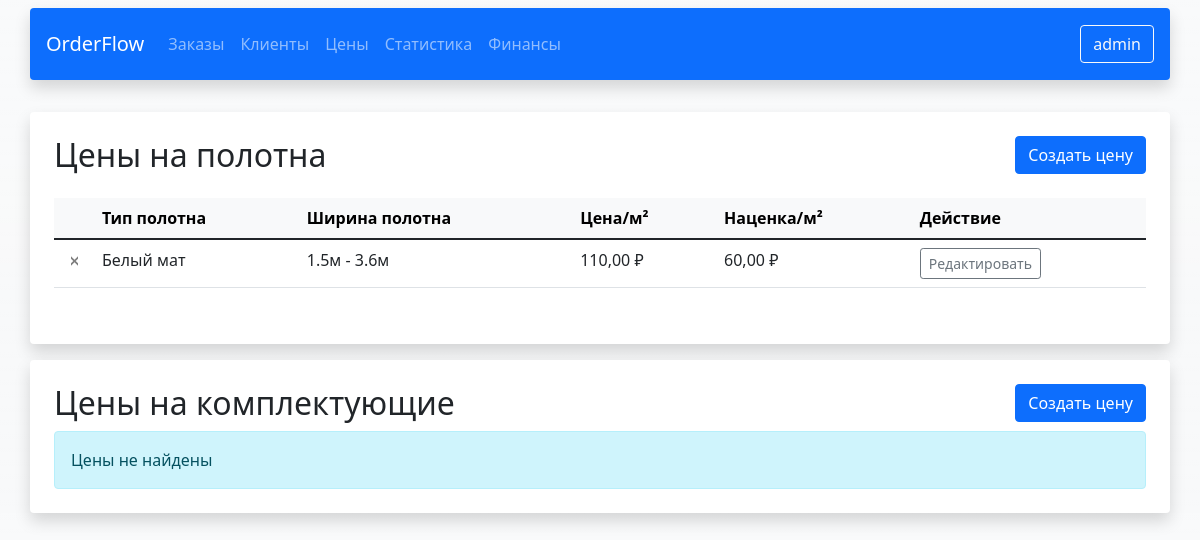
/settings/ (signed in), run on the app's committed database.
### users/models.py (models this page shows)
class User(AbstractUser):
    pass

### settings/models.py (models this page shows, shortened)
class PriceSettings(models.Model):
    FABRIC_SIZE_CHOICES = [
        ('short', '1.5м - 3.6м'),
        ('wide', '4.0м - 5.0м'),
        ('the widest', '5.8м'),
    ]
    CEILING_TYPE_CHOICES = [
        ('white mat', 'Белый мат'),
        ('colored mat', 'Цветной мат'),
        ('white gloss', 'Белый лак'),
        ('colored gloss', 'Цветной лак'),
        ('white sateen', 'Белый сатин'),
        ('colored sateen', 'Цветной сатин'),
        ('venice', 'Венеция'),
        ('sky', 'Небо'),
    ]
    fabric_size = models.CharField(
        max_length=20,
        choices=FABRIC_SIZE_CHOICES,
        verbose_name="Размер ткани",
        unique=False
    )
    ceiling_type = models.CharField(
        max_length=20,
        choices=CEILING_TYPE_CHOICES,
        verbose_name="Тип потолка",
    )
    bought = models.DecimalField(
        max_digits=10,
        decimal_places=2,
        default=0,
        verbose_name="Купил за м²",
    )
    markup = models.DecimalField(
        max_digits=10,
        decimal_places=2,
        default=0,
        verbose_name="Наценка за м²",
    )
    user = ForeignKey(to=User, on_delete=CASCADE)
    @property
    def price_m2(self):
        return self.bought + self.markup
    class Meta:
        unique_together = ('fabric_size', 'ceiling_type', 'user')
        verbose_name = "Настройка цены"
        verbose_name_plural = "Настройки цен"

### settings/views.py (the view)
# urls.py: path('', price_settings, name='price_settings'),
@login_required(login_url='/users/login/')
def price_settings(request):
    prices = PriceSettings.objects.filter(user=request.user)
    prices_ac = PriceAccessories.objects.filter(user=request.user)
    context = {'prices': prices, 'prices_ac': prices_ac}
    return render(request, 'settings/price_settings.html', context)

### settings/templates/settings/price_settings.html (shortened to what this page needs)
{% extends 'orders/base.html' %}
{% load static %}
{% block content %}
    <div class=" container bg-white rounded shadow p-4 mt-4">
        <div class="row">
            <div class="col-6">
                <h2>Цены на полотна</h2>
            </div>
            <div class="col-6 text-end">
                <a class="btn btn-primary" href="{% url 'price_create_canvases' %}">Создать цену</a>
            </div>
        </div>
        {% if not prices %}
            <div class="alert alert-info mb-0">Цены не найдены</div>
        {% else %}
        <div class="table-responsive my-3">
            <table class="table table-hover">
                <thead class="table-light">
                    <tr>
                        <th width="40"></th>
                        <th>Тип полотна</th>
                        <th>Ширина полотна</th>
                        <th>Цена/м²</th>
                        <th>Наценка/м²</th>
                        <th>Действие</th>
                    </tr>
                </thead>
                <tbody>
                     {% for price in prices %}
                        <tr>
                            <td class="text-center">
                                <a class="btn-close btn-sm"
                                   href="{% url 'price_ceiling_remove' price.id %}"
                                   onclick="return confirm('Удалить этот цену?')">
                                </a>
                            </td>
                            <td>
                                {{ price.get_ceiling_type_display }}
                            </td>
                            <td>
                                {{ price.get_fabric_size_display }}
                            </td>
                            <td>
                                {{ price.price_m2 }} ₽
                            </td>
                            <td>
                                {{ price.markup }} ₽
                            </td>
                            <td>
                                <div class="btn-group btn-group-sm">
                                    <a href="{% url 'price_update' price.id %}" class="btn btn-outline-secondary">
                                         Редактировать
                                    </a>
                                </div>
                            </td>
                        </tr>
                    {% endfor %}
                </tbody>
            </table>
        </div>
        {% endif %}
    </div>
    <div class="container bg-white rounded shadow p-4 mt-3">
        <div class="row">
            <div class="col-6">
                <h2>Цены на комплектующие</h2>
            </div>
            <div class="col-6 text-end">
                <a class="btn btn-primary" href="{% url 'price_accessories_create' %}">Создать цену</a>
            </div>
        </div>
        {% if not prices_ac %}
            <div class="alert alert-info mb-0">Цены не найдены</div>
        {% endif %}
    </div>
{% endblock %}

### orders/templates/orders/base.html (shortened to what this page needs)
{% load static %}
<!DOCTYPE html>
<html lang="ru">
<head>
    <link href="https://cdn.jsdelivr.net/npm/bootstrap@5.1.3/dist/css/bootstrap.min.css" rel="stylesheet">
</head>
<body class="bg-light bg-gradient">
<nav class="navbar navbar-expand-lg navbar-dark">
    <div class="container rounded shadow p-3 bg-primary" >
        <a class="navbar-brand" href="{% url 'welcome' %}">OrderFlow</a>
        <div class="collapse navbar-collapse" id="navbarNav">
            <ul class="navbar-nav me-auto">
                <li class="nav-item">
                    <a class="nav-link" href="{% url 'new_orders_all' %}">Заказы</a>
                </li>
                <li class="nav-item">
                    <a class="nav-link" href="{% url 'customers' %}">Клиенты</a>
                </li>
                <li class="nav-item">
                    <a class="nav-link" href="{% url 'price_settings' %}">Цены</a>
                </li>
                <li class="nav-item">
                    <a class="nav-link" href="{% url 'stats_dashboard' %}">Статистика</a>
                </li>
                <li class="nav-item">
                    <a class="nav-link" href="{% url 'finance' %}">Финансы</a>
                </li>
            </ul>
            <div class="d-flex">
                {% if user.is_authenticated %}
                    <a href="{% url 'profile' %}" class="btn btn-outline-light">{{ user.username }}</a>
                {% else %}
                    <a href="{% url 'login' %}" class="btn btn-outline-light me-2">Войти</a>
                    <a href="{% url 'registration' %}" class="btn btn-light">Регистрация</a>
                {% endif %}
            </div>
        </div>
    </div>
</nav>
{% block content %}
{% endblock %}
</body>
</html>

### data on the page
User: username "admin"
PriceSettings: ceiling_type "Белый мат", fabric_size "1.5м - 3.6м", price_m2 "110,00", markup "60,00"
